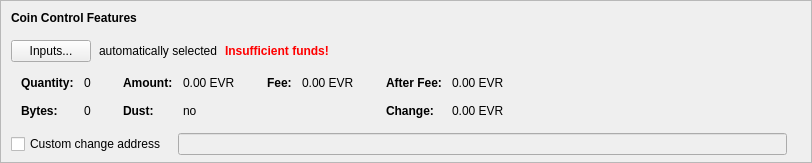
      <widget class="QFrame" name="frameCoinControl">
       <property name="sizePolicy">
        <sizepolicy hsizetype="Expanding" vsizetype="Fixed">
         <horstretch>0</horstretch>
         <verstretch>0</verstretch>
        </sizepolicy>
       </property>
       <property name="maximumSize">
        <size>
         <width>16777215</width>
         <height>16777215</height>
        </size>
       </property>
       <property name="frameShape">
        <enum>QFrame::StyledPanel</enum>
       </property>
       <property name="frameShadow">
        <enum>QFrame::Sunken</enum>
       </property>
       <layout class="QVBoxLayout" name="verticalLayoutCoinControl2">
        <property name="spacing">
         <number>0</number>
        </property>
        <property name="leftMargin">
         <number>0</number>
        </property>
        <property name="topMargin">
         <number>0</number>
        </property>
        <property name="rightMargin">
         <number>0</number>
        </property>
        <property name="bottomMargin">
         <number>6</number>
        </property>
        <item>
         <layout class="QVBoxLayout" name="verticalLayoutCoinControl" stretch="0,0,0,0,0">
          <property name="spacing">
           <number>0</number>
          </property>
          <property name="leftMargin">
           <number>10</number>
          </property>
          <property name="topMargin">
           <number>10</number>
          </property>
          <item>
           <layout class="QHBoxLayout" name="horizontalLayoutCoinControl1">
            <property name="bottomMargin">
             <number>15</number>
            </property>
            <item>
             <widget class="QLabel" name="labelCoinControlFeatures">
              <property name="sizePolicy">
               <sizepolicy hsizetype="Preferred" vsizetype="Maximum">
                <horstretch>0</horstretch>
                <verstretch>0</verstretch>
               </sizepolicy>
              </property>
              <property name="font">
               <font>
                <weight>75</weight>
                <bold>true</bold>
               </font>
              </property>
              <property name="styleSheet">
               <string notr="true">font-weight:bold;</string>
              </property>
              <property name="text">
               <string>Coin Control Features</string>
              </property>
             </widget>
            </item>
           </layout>
          </item>
          <item>
           <layout class="QHBoxLayout" name="horizontalLayoutCoinControl2" stretch="0,0,0,0">
            <property name="spacing">
             <number>8</number>
            </property>
            <property name="bottomMargin">
             <number>10</number>
            </property>
            <item>
             <widget class="QPushButton" name="pushButtonCoinControl">
              <property name="styleSheet">
               <string notr="true"/>
              </property>
              <property name="text">
               <string>Inputs...</string>
              </property>
              <property name="autoDefault">
               <bool>false</bool>
              </property>
             </widget>
            </item>
            <item>
             <widget class="QLabel" name="labelCoinControlAutomaticallySelected">
              <property name="text">
               <string>automatically selected</string>
              </property>
              <property name="margin">
               <number>5</number>
              </property>
             </widget>
            </item>
            <item>
             <widget class="QLabel" name="labelCoinControlInsuffFunds">
              <property name="font">
               <font>
                <weight>75</weight>
                <bold>true</bold>
               </font>
              </property>
              <property name="styleSheet">
               <string notr="true">color:red;font-weight:bold;</string>
              </property>
              <property name="text">
               <string>Insufficient funds!</string>
              </property>
              <property name="margin">
               <number>5</number>
              </property>
             </widget>
            </item>
            <item>
             <spacer name="horizontalSpacerCoinControl">
              <property name="orientation">
               <enum>Qt::Horizontal</enum>
              </property>
              <property name="sizeHint" stdset="0">
               <size>
                <width>40</width>
                <height>1</height>
               </size>
              </property>
             </spacer>
            </item>
           </layout>
          </item>
          <item>
           <widget class="QWidget" name="widgetCoinControl" native="true">
            <property name="sizePolicy">
             <sizepolicy hsizetype="Preferred" vsizetype="Preferred">
              <horstretch>0</horstretch>
              <verstretch>0</verstretch>
             </sizepolicy>
            </property>
            <property name="minimumSize">
             <size>
              <width>0</width>
              <height>0</height>
             </size>
            </property>
            <property name="styleSheet">
             <string notr="true"/>
            </property>
            <layout class="QHBoxLayout" name="horizontalLayoutCoinControl5">
             <property name="leftMargin">
              <number>0</number>
             </property>
             <property name="topMargin">
              <number>0</number>
             </property>
             <property name="rightMargin">
              <number>0</number>
             </property>
             <property name="bottomMargin">
              <number>0</number>
             </property>
             <item>
              <layout class="QHBoxLayout" name="horizontalLayoutCoinControl3" stretch="0,0,0,1">
               <property name="spacing">
                <number>20</number>
               </property>
               <property name="topMargin">
                <number>0</number>
               </property>
               <property name="bottomMargin">
                <number>10</number>
               </property>
               <item>
                <layout class="QFormLayout" name="formLayoutCoinControl1">
                 <property name="horizontalSpacing">
                  <number>10</number>
                 </property>
                 <property name="verticalSpacing">
                  <number>14</number>
                 </property>
                 <property name="leftMargin">
                  <number>10</number>
                 </property>
                 <property name="topMargin">
                  <number>4</number>
                 </property>
                 <property name="rightMargin">
                  <number>6</number>
                 </property>
                 <item row="0" column="0">
                  <widget class="QLabel" name="labelCoinControlQuantityText">
                   <property name="font">
                    <font>
                     <weight>75</weight>
                     <bold>true</bold>
                    </font>
                   </property>
                   <property name="text">
                    <string>Quantity:</string>
                   </property>
                   <property name="margin">
                    <number>0</number>
                   </property>
                  </widget>
                 </item>
                 <item row="0" column="1">
                  <widget class="QLabel" name="labelCoinControlQuantity">
                   <property name="cursor">
                    <cursorShape>IBeamCursor</cursorShape>
                   </property>
                   <property name="contextMenuPolicy">
                    <enum>Qt::ActionsContextMenu</enum>
                   </property>
                   <property name="text">
                    <string notr="true">0</string>
                   </property>
                   <property name="margin">
                    <number>0</number>
                   </property>
                   <property name="textInteractionFlags">
                    <set>Qt::LinksAccessibleByMouse|Qt::TextSelectableByKeyboard|Qt::TextSelectableByMouse</set>
                   </property>
                  </widget>
                 </item>
                 <item row="1" column="0">
                  <widget class="QLabel" name="labelCoinControlBytesText">
                   <property name="font">
                    <font>
                     <weight>75</weight>
                     <bold>true</bold>
                    </font>
                   </property>
                   <property name="text">
                    <string>Bytes:</string>
                   </property>
                  </widget>
                 </item>
                 <item row="1" column="1">
                  <widget class="QLabel" name="labelCoinControlBytes">
                   <property name="cursor">
                    <cursorShape>IBeamCursor</cursorShape>
                   </property>
                   <property name="contextMenuPolicy">
                    <enum>Qt::ActionsContextMenu</enum>
                   </property>
                   <property name="text">
                    <string notr="true">0</string>
                   </property>
                   <property name="textInteractionFlags">
                    <set>Qt::LinksAccessibleByMouse|Qt::TextSelectableByKeyboard|Qt::TextSelectableByMouse</set>
                   </property>
                  </widget>
                 </item>
                </layout>
               </item>
               <item>
                <layout class="QFormLayout" name="formLayoutCoinControl2">
                 <property name="horizontalSpacing">
                  <number>10</number>
                 </property>
                 <property name="verticalSpacing">
                  <number>14</number>
                 </property>
                 <property name="leftMargin">
                  <number>6</number>
                 </property>
                 <property name="topMargin">
                  <number>4</number>
                 </property>
                 <property name="rightMargin">
                  <number>6</number>
                 </property>
                 <item row="0" column="0">
                  <widget class="QLabel" name="labelCoinControlAmountText">
                   <property name="font">
                    <font>
                     <weight>75</weight>
                     <bold>true</bold>
                    </font>
                   </property>
                   <property name="text">
                    <string>Amount:</string>
                   </property>
                   <property name="margin">
                    <number>0</number>
                   </property>
                  </widget>
                 </item>
                 <item row="0" column="1">
                  <widget class="QLabel" name="labelCoinControlAmount">
                   <property name="cursor">
                    <cursorShape>IBeamCursor</cursorShape>
                   </property>
                   <property name="contextMenuPolicy">
                    <enum>Qt::ActionsContextMenu</enum>
                   </property>
                   <property name="text">
                    <string notr="true">0.00 EVR</string>
                   </property>
                   <property name="textInteractionFlags">
                    <set>Qt::LinksAccessibleByMouse|Qt::TextSelectableByKeyboard|Qt::TextSelectableByMouse</set>
                   </property>
                  </widget>
                 </item>
                 <item row="1" column="0">
                  <widget class="QLabel" name="labelCoinControlLowOutputText">
                   <property name="font">
                    <font>
                     <weight>75</weight>
                     <bold>true</bold>
                    </font>
                   </property>
                   <property name="text">
                    <string>Dust:</string>
                   </property>
                  </widget>
                 </item>
                 <item row="1" column="1">
                  <widget class="QLabel" name="labelCoinControlLowOutput">
                   <property name="cursor">
                    <cursorShape>IBeamCursor</cursorShape>
                   </property>
                   <property name="contextMenuPolicy">
                    <enum>Qt::ActionsContextMenu</enum>
                   </property>
                   <property name="text">
                    <string notr="true">no</string>
                   </property>
                   <property name="textInteractionFlags">
                    <set>Qt::LinksAccessibleByMouse|Qt::TextSelectableByKeyboard|Qt::TextSelectableByMouse</set>
                   </property>
                  </widget>
                 </item>
                </layout>
               </item>
               <item>
                <layout class="QFormLayout" name="formLayoutCoinControl3">
                 <property name="horizontalSpacing">
                  <number>10</number>
                 </property>
                 <property name="verticalSpacing">
                  <number>14</number>
                 </property>
                 <property name="leftMargin">
                  <number>6</number>
                 </property>
                 <property name="topMargin">
                  <number>4</number>
                 </property>
                 <property name="rightMargin">
                  <number>6</number>
                 </property>
                 <item row="0" column="0">
                  <widget class="QLabel" name="labelCoinControlFeeText">
                   <property name="font">
                    <font>
                     <weight>75</weight>
                     <bold>true</bold>
                    </font>
                   </property>
                   <property name="text">
                    <string>Fee:</string>
                   </property>
                   <property name="margin">
                    <number>0</number>
                   </property>
                  </widget>
                 </item>
                 <item row="0" column="1">
                  <widget class="QLabel" name="labelCoinControlFee">
                   <property name="cursor">
                    <cursorShape>IBeamCursor</cursorShape>
                   </property>
                   <property name="contextMenuPolicy">
                    <enum>Qt::ActionsContextMenu</enum>
                   </property>
                   <property name="text">
                    <string notr="true">0.00 EVR</string>
                   </property>
                   <property name="textInteractionFlags">
                    <set>Qt::LinksAccessibleByMouse|Qt::TextSelectableByKeyboard|Qt::TextSelectableByMouse</set>
                   </property>
                  </widget>
                 </item>
                </layout>
               </item>
               <item>
                <layout class="QFormLayout" name="formLayoutCoinControl4">
                 <property name="horizontalSpacing">
                  <number>10</number>
                 </property>
                 <property name="verticalSpacing">
                  <number>14</number>
                 </property>
                 <property name="leftMargin">
                  <number>6</number>
                 </property>
                 <property name="topMargin">
                  <number>4</number>
                 </property>
                 <property name="rightMargin">
                  <number>6</number>
                 </property>
                 <item row="0" column="0">
                  <widget class="QLabel" name="labelCoinControlAfterFeeText">
                   <property name="font">
                    <font>
                     <weight>75</weight>
                     <bold>true</bold>
                    </font>
                   </property>
                   <property name="text">
                    <string>After Fee:</string>
                   </property>
                   <property name="margin">
                    <number>0</number>
                   </property>
                  </widget>
                 </item>
                 <item row="0" column="1">
                  <widget class="QLabel" name="labelCoinControlAfterFee">
                   <property name="cursor">
                    <cursorShape>IBeamCursor</cursorShape>
                   </property>
                   <property name="contextMenuPolicy">
                    <enum>Qt::ActionsContextMenu</enum>
                   </property>
                   <property name="text">
                    <string notr="true">0.00 EVR</string>
                   </property>
                   <property name="textInteractionFlags">
                    <set>Qt::LinksAccessibleByMouse|Qt::TextSelectableByKeyboard|Qt::TextSelectableByMouse</set>
                   </property>
                  </widget>
                 </item>
                 <item row="1" column="0">
                  <widget class="QLabel" name="labelCoinControlChangeText">
                   <property name="font">
                    <font>
                     <weight>75</weight>
                     <bold>true</bold>
                    </font>
                   </property>
                   <property name="text">
                    <string>Change:</string>
                   </property>
                  </widget>
                 </item>
                 <item row="1" column="1">
                  <widget class="QLabel" name="labelCoinControlChange">
                   <property name="cursor">
                    <cursorShape>IBeamCursor</cursorShape>
                   </property>
                   <property name="contextMenuPolicy">
                    <enum>Qt::ActionsContextMenu</enum>
                   </property>
                   <property name="text">
                    <string notr="true">0.00 EVR</string>
                   </property>
                   <property name="textInteractionFlags">
                    <set>Qt::LinksAccessibleByMouse|Qt::TextSelectableByKeyboard|Qt::TextSelectableByMouse</set>
                   </property>
                  </widget>
                 </item>
                </layout>
               </item>
              </layout>
             </item>
            </layout>
           </widget>
          </item>
          <item>
           <layout class="QHBoxLayout" name="horizontalLayoutCoinControl4" stretch="0,0,0">
            <property name="spacing">
             <number>12</number>
            </property>
            <property name="sizeConstraint">
             <enum>QLayout::SetDefaultConstraint</enum>
            </property>
            <property name="topMargin">
             <number>5</number>
            </property>
            <property name="rightMargin">
             <number>5</number>
            </property>
            <item>
             <widget class="QCheckBox" name="checkBoxCoinControlChange">
              <property name="toolTip">
               <string>If this is activated, but the change address is empty or invalid, change will be sent to a newly generated address.</string>
              </property>
              <property name="text">
               <string>Custom change address</string>
              </property>
             </widget>
            </item>
            <item>
             <widget class="QValidatedLineEdit" name="lineEditCoinControlChange">
              <property name="enabled">
               <bool>false</bool>
              </property>
              <property name="sizePolicy">
               <sizepolicy hsizetype="Expanding" vsizetype="Fixed">
                <horstretch>0</horstretch>
                <verstretch>0</verstretch>
               </sizepolicy>
              </property>
             </widget>
            </item>
            <item>
             <widget class="QLabel" name="labelCoinControlChangeLabel">
              <property name="sizePolicy">
               <sizepolicy hsizetype="Preferred" vsizetype="Expanding">
                <horstretch>0</horstretch>
                <verstretch>0</verstretch>
               </sizepolicy>
              </property>
              <property name="minimumSize">
               <size>
                <width>0</width>
                <height>0</height>
               </size>
              </property>
              <property name="text">
               <string/>
              </property>
              <property name="margin">
               <number>3</number>
              </property>
             </widget>
            </item>
           </layout>
          </item>
          <item>
           <spacer name="verticalSpacerCoinControl">
            <property name="orientation">
             <enum>Qt::Vertical</enum>
            </property>
            <property name="sizeHint" stdset="0">
             <size>
              <width>800</width>
              <height>1</height>
             </size>
            </property>
           </spacer>
          </item>
         </layout>
        </item>
       </layout>
      </widget>
